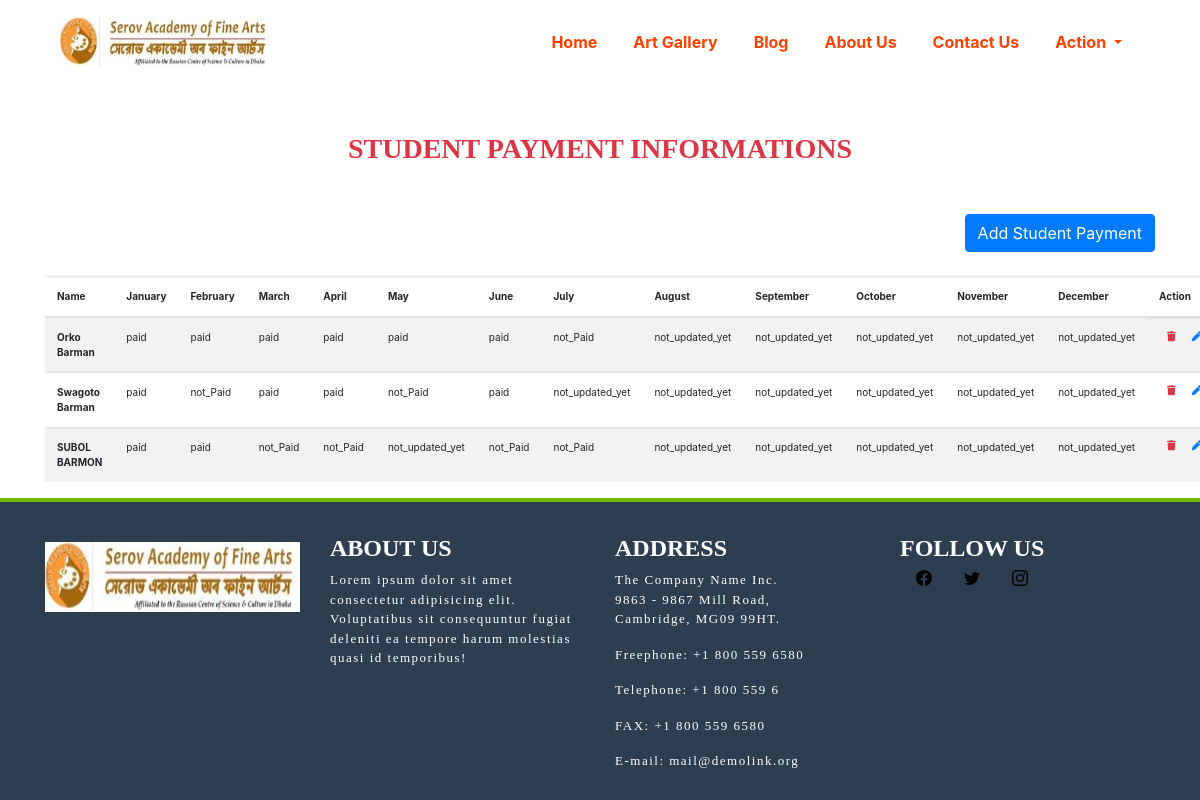
Page /student/payment on the committed database.
### main/models.py (models this page shows, shortened)
class Payment(models.Model):
    student=models.ForeignKey(Student,on_delete=models.CASCADE)
    january=models.CharField(max_length=255,choices=PAYMENT_STATUS,default="not_updated_yet")
    february = models.CharField(max_length=255, choices=PAYMENT_STATUS, default="not_updated_yet")
    march = models.CharField(max_length=255, choices=PAYMENT_STATUS, default="not_updated_yet")
    april = models.CharField(max_length=255, choices=PAYMENT_STATUS, default="not_updated_yet")
    may = models.CharField(max_length=255, choices=PAYMENT_STATUS, default="not_updated_yet")
    june = models.CharField(max_length=255, choices=PAYMENT_STATUS, default="not_updated_yet")
    july = models.CharField(max_length=255, choices=PAYMENT_STATUS, default="not_updated_yet")
    august = models.CharField(max_length=255, choices=PAYMENT_STATUS, default="not_updated_yet")
    september = models.CharField(max_length=255, choices=PAYMENT_STATUS, default="not_updated_yet")
    october = models.CharField(max_length=255, choices=PAYMENT_STATUS, default="not_updated_yet")
    november = models.CharField(max_length=255, choices=PAYMENT_STATUS, default="not_updated_yet")
    december = models.CharField(max_length=255, choices=PAYMENT_STATUS, default="not_updated_yet")

class Student(models.Model):
    name =models.CharField(max_length=255)
    roll =models.CharField(max_length=255)
    group =models.ForeignKey(Group,on_delete=models.CASCADE)
    email =models.EmailField(max_length=255,null=True,blank=True)
    gender=models.CharField(max_length=10,choices=GENDER_CHOICES)
    mobile =models.CharField(max_length=255)
    photo = models.ImageField(upload_to='images/student/')
    blood =models.CharField(max_length=10,choices=BLOOD_CHOICES)
    address =models.CharField(max_length=255,null=True,blank=True)
    father_name =models.CharField(max_length=255,null=True,blank=True)
    mother_name =models.CharField(max_length=255,null=True,blank=True)
    admission_date =models.DateField()

### main/views.py (the view)
# urls.py: path('student/payment', PaymentView.as_view(), name='student-payment'),
class PaymentView(ListView):
    model = Payment
    template_name = 'student_payment.html'
    ordering = ['student']

### main/templates/student_payment.html
{% extends 'base.html' %}
{% block body %}
    <div class="container">
        <h3 class="text-uppercase font-weight-bold text-center text-danger my-5">student payment informations</h3>
        <div class="text-right">
                            <a class="btn btn-primary text-white" href="{% url 'add-student-payment' %}">Add Student Payment</a>
        </div>
        <table class="table table-striped mt-4" style="font-size: x-small">
            <thead>
            <tr>
                <th scope="col">Name</th>
                <th scope="col">January</th>
                <th scope="col">February</th>
                <th scope="col">March</th>
                <th scope="col">April</th>
                <th scope="col">May</th>
                <th scope="col">June</th>
                <th scope="col">July</th>
                <th scope="col">August</th>
                <th scope="col">September</th>
                <th scope="col">October</th>
                <th scope="col">November</th>
                <th scope="col">December</th>
                <th scope="col">Action</th>
            </tr>
            </thead>
            <tbody>
            {% for payment in object_list %}
                <tr>
                    <th scope="row" class="text-capitalize">{{ payment.student.name }}</th>
                    <td>{{ payment.january }}</td>
                    <td>{{ payment.february }}</td>
                    <td>{{ payment.march }}</td>
                    <td>{{ payment.april }}</td>
                    <td>{{ payment.may }}</td>
                    <td>{{ payment.june }}</td>
                    <td>{{ payment.july }}</td>
                    <td>{{ payment.august }}</td>
                    <td>{{ payment.september }}</td>
                    <td>{{ payment.october }}</td>
                    <td>{{ payment.november }}</td>
                    <td>{{ payment.december }}</td>
                    <td class="d-flex"><a class="fas fa-trash text-danger mx-2" href="{% url 'delete-student-payment' payment.pk %}"></a><a class="fas fa-pen text-primary mx-2" href="{% url 'edit-student-payment' payment.pk%}"></a></td>
                </tr>
            {% endfor %}
            </tbody>
        </table>
    </div>
{% endblock %}

### rows in the picture
Payment: student.name "Orko Barman", january "paid", february "paid", march "paid", april "paid", may "paid", june "paid", july "not_Paid", august "not_updated_yet", september "not_updated_yet", october "not_updated_yet", november "not_updated_yet", december "not_updated_yet"
Payment: student.name "Swagoto Barman", january "paid", february "not_Paid", march "paid", april "paid", may "not_Paid", june "paid", july "not_updated_yet", august "not_updated_yet", september "not_updated_yet", october "not_updated_yet", november "not_updated_yet", december "not_updated_yet"
Payment: student.name "SUBOL BARMON", january "paid", february "paid", march "not_Paid", april "not_Paid", may "not_updated_yet", june "not_Paid", july "not_Paid", august "not_updated_yet", september "not_updated_yet", october "not_updated_yet", november "not_updated_yet", december "not_updated_yet"
